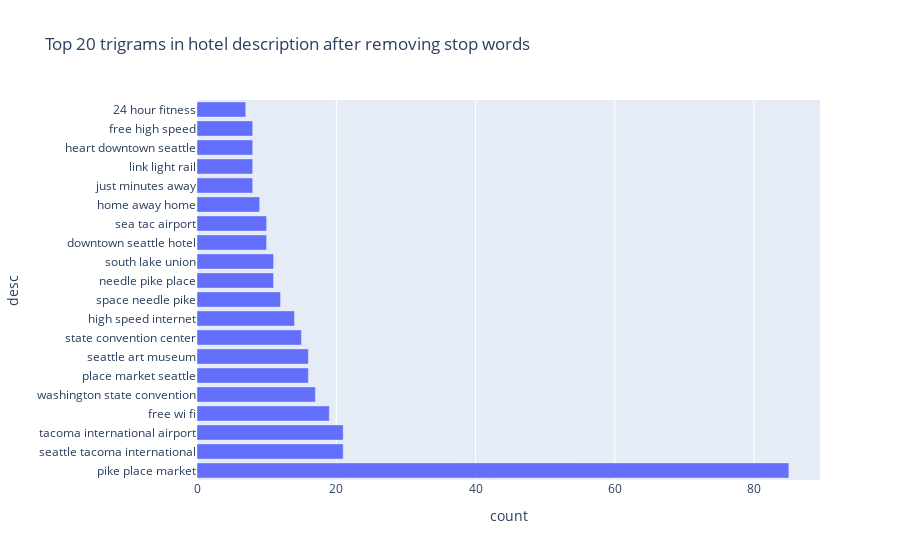

The notebook cell saved with this chart:
### Code cell
def get_top_n_trigram(corpus, n=None):
    vec = CountVectorizer(ngram_range=(3, 3), stop_words='english').fit(corpus)
    bag_of_words = vec.transform(corpus)
    sum_words = bag_of_words.sum(axis=0) 
    words_freq = [(word, sum_words[0, idx]) for word, idx in vec.vocabulary_.items()]
    words_freq =sorted(words_freq, key = lambda x: x[1], reverse=True)
    return words_freq[:n]
common_words = get_top_n_trigram(df['desc'], 20)
df5 = pd.DataFrame(common_words, columns = ['desc' , 'count'])
top_trigram_with_stop_words = df5.groupby('desc').sum()['count'].sort_values(ascending=False)
fig = px.bar(top_trigram_with_stop_words, x="count", y=top_trigram_with_stop_words.index, title="Top 20 trigrams in hotel description after removing stop words", orientation='h')
fig.show()

### Figure 1 — Plotly figure (JSON) as saved in the notebook; plotly's stock layout.template omitted (floating-point values rounded to 4 significant figures)
{"data": [{"alignmentgroup": "True", "hovertemplate": "count=%{x}<br>desc=%{y}<extra></extra>", "legendgroup": "", "marker": {"color": "#636efa", "pattern": {"shape": ""}}, "name": "", "offsetgroup": "", "orientation": "h", "showlegend": false, "textposition": "auto", "type": "bar", "x": [85, 21, 21, 19, 17, 16, 16, 15, 14, 12, 11, 11, 10, 10, 9, 8, 8, 8, 8, 7], "xaxis": "x", "y": ["pike place market", "seattle tacoma international", "tacoma international airport", "free wi fi", "washington state convention", "place market seattle", "seattle art museum", "state convention center", "high speed internet", "space needle pike", "needle pike place", "south lake union", "downtown seattle hotel", "sea tac airport", "home away home", "just minutes away", "link light rail", "heart downtown seattle", "free high speed", "24 hour fitness"], "yaxis": "y"}], "layout": {"barmode": "relative", "legend": {"tracegroupgap": 0}, "title": {"text": "Top 20 trigrams in hotel description after removing stop words"}, "xaxis": {"anchor": "y", "domain": [0, 1], "title": {"text": "count"}}, "yaxis": {"anchor": "x", "domain": [0, 1], "title": {"text": "desc"}}}}
